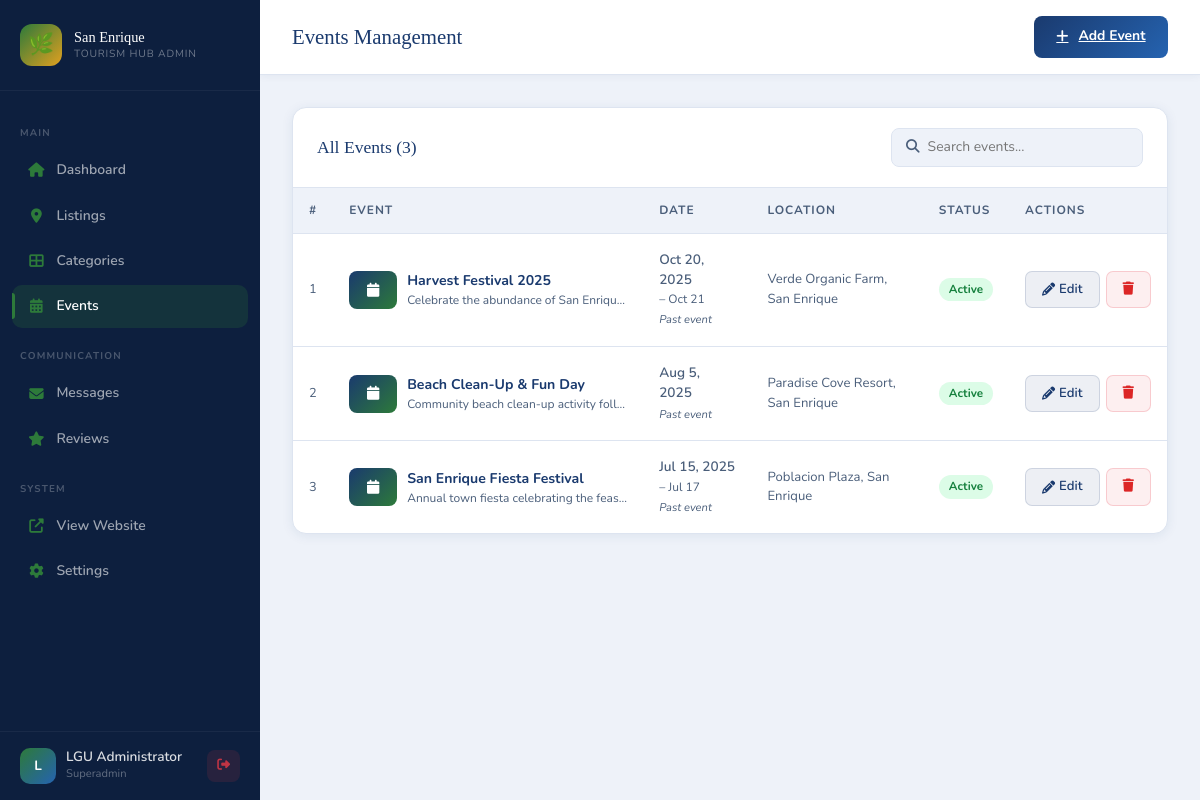
Page /admin/events.php (signed in) on the committed database.
### tables this page shows
CREATE TABLE IF NOT EXISTS events (
    id INT AUTO_INCREMENT PRIMARY KEY,
    title VARCHAR(200) NOT NULL,
    description TEXT,
    event_date DATE,
    end_date DATE,
    location VARCHAR(255),
    latitude DECIMAL(10, 8),
    longitude DECIMAL(11, 8),
    image VARCHAR(500),
    status ENUM('active','inactive') DEFAULT 'active',
    created_at TIMESTAMP DEFAULT CURRENT_TIMESTAMP
);

### includes/auth.php (called while the page is built, shortened)
<?php
function currentAdmin()
{
    return [
        'id' => $_SESSION['admin_id'] ?? null,
        'name' => $_SESSION['admin_name'] ?? '',
        'role' => $_SESSION['admin_role'] ?? '',
        'username' => $_SESSION['admin_username'] ?? ''
    ];
}
?>

### admin/events.php (the view, shortened to what this page needs)
<?php
$admin = currentAdmin();
$db = getDB();
$action = $_GET['action'] ?? 'list';
$events = $db->query("SELECT * FROM events ORDER BY event_date DESC")->fetch_all(MYSQLI_ASSOC);
?>
<!DOCTYPE html>
<html lang="en">
<head>
<link rel="stylesheet" href="https://cdnjs.cloudflare.com/ajax/libs/font-awesome/6.4.0/css/all.min.css">
<link href="https://cdn.jsdelivr.net/npm/bootstrap@5.3.0/dist/css/bootstrap.min.css" rel="stylesheet">
<link rel="stylesheet" href="../assets/css/admin.css">
</head>
<body>
<aside class="admin-sidebar" id="adminSidebar">
  <div class="sidebar-brand">
    <div class="brand-logo">🌿</div>
    <div><div class="brand-text">San Enrique</div><div class="brand-sub">Tourism Hub Admin</div></div>
  </div>
  <nav class="sidebar-nav">
    <div class="nav-section-label">Main</div>
    <a href="dashboard.php" class="admin-nav-link"><i class="fas fa-home"></i> Dashboard</a>
    <a href="listings.php" class="admin-nav-link"><i class="fas fa-map-marker-alt"></i> Listings</a>
    <a href="categories.php" class="admin-nav-link"><i class="fas fa-th-large"></i> Categories</a>
    <a href="events.php" class="admin-nav-link active"><i class="fas fa-calendar-alt"></i> Events</a>
    <div class="nav-section-label">Communication</div>
    <a href="messages.php" class="admin-nav-link">
      <i class="fas fa-envelope"></i> Messages
    </a>
    <a href="reviews.php" class="admin-nav-link"><i class="fas fa-star"></i> Reviews</a>
    <div class="nav-section-label">System</div>
    <a href="../index.php" target="_blank" class="admin-nav-link"><i class="fas fa-external-link-alt"></i> View Website</a>
    <a href="settings.php" class="admin-nav-link"><i class="fas fa-cog"></i> Settings</a>
  </nav>
  <div class="sidebar-footer">
    <div class="sidebar-user">
      <div class="user-avatar"><?= strtoupper(substr($admin['name'],0,1)) ?></div>
      <div><div class="user-name"><?= htmlspecialchars($admin['name']) ?></div><div class="user-role"><?= ucfirst($admin['role']) ?></div></div>
      <a href="logout.php" class="btn-logout"><i class="fas fa-sign-out-alt"></i></a>
    </div>
  </div>
</aside>
<div class="admin-content">
  <div class="admin-topbar">
    <div>
      <span class="topbar-title"><?= $action === 'list' ? 'Events Management' : ($action === 'add' ? 'Add New Event' : 'Edit Event') ?></span>
    </div>
    <div class="topbar-actions">
      <?php if ($action === 'list'): ?>
      <a href="?action=add" class="btn-admin-primary"><i class="fas fa-plus me-1"></i> Add Event</a>
      <?php else: ?>
      <a href="events.php" class="btn-admin-secondary"><i class="fas fa-arrow-left me-1"></i> Back</a>
      <?php endif; ?>
    </div>
  </div>
  <div class="admin-main">
    <?php if ($action === 'list'): ?>
    <div class="admin-table-wrap">
      <div class="admin-table-header">
        <div class="admin-table-title">All Events (<?= count($events) ?>)</div>
        <div class="admin-search">
          <i class="fas fa-search"></i>
          <input type="text" id="tableSearch" placeholder="Search events...">
        </div>
      </div>
      <?php if ($events): ?>
      <div style="overflow-x:auto;">
        <table class="admin-table" id="eventsTable">
          <thead>
            <tr>
              <th>#</th>
              <th>Event</th>
              <th>Date</th>
              <th>Location</th>
              <th>Status</th>
              <th>Actions</th>
            </tr>
          </thead>
          <tbody>
            <?php foreach ($events as $i => $ev):
              $isPast = strtotime($ev['event_date']) < time();
            ?>
            <tr>
              <td style="color:var(--text-muted);font-size:0.8rem;"><?= $i+1 ?></td>
              <td>
                <div style="display:flex;align-items:center;gap:10px;">
                  <?php if ($ev['image']): ?>
                  <img src="<?= htmlspecialchars($ev['image']) ?>" class="listing-thumb" alt="" onerror="this.style.display='none'">
                  <?php else: ?>
                  <div style="width:48px;height:38px;border-radius:8px;background:linear-gradient(135deg,var(--primary),var(--accent));display:flex;align-items:center;justify-content:center;color:white;">
                    <i class="fas fa-calendar"></i>
                  </div>
                  <?php endif; ?>
                  <div>
                    <div style="font-weight:700;font-size:0.88rem;color:var(--primary);"><?= htmlspecialchars($ev['title']) ?></div>
                    <div style="font-size:0.75rem;color:var(--text-muted);max-width:220px;overflow:hidden;text-overflow:ellipsis;white-space:nowrap;"><?= htmlspecialchars($ev['description']) ?></div>
                  </div>
                </div>
              </td>
              <td>
                <div style="font-size:0.85rem;font-weight:600;color:<?= $isPast ? 'var(--text-muted)' : 'var(--primary)' ?>;">
                  <?= date('M j, Y', strtotime($ev['event_date'])) ?>
                </div>
                <?php if ($ev['end_date'] && $ev['end_date'] !== $ev['event_date']): ?>
                <div style="font-size:0.75rem;color:var(--text-muted);">– <?= date('M j', strtotime($ev['end_date'])) ?></div>
                <?php endif; ?>
                <?php if ($isPast): ?>
                <span style="font-size:0.7rem;color:var(--text-muted);font-style:italic;">Past event</span>
                <?php endif; ?>
              </td>
              <td style="font-size:0.82rem;color:var(--text-muted);max-width:180px;">
                <?= htmlspecialchars($ev['location'] ?: '—') ?>
              </td>
              <td><span class="status-badge <?= $ev['status'] ?>"><?= ucfirst($ev['status']) ?></span></td>
              <td>
                <div style="display:flex;gap:6px;">
                  <a href="?action=edit&id=<?= $ev['id'] ?>" class="btn-admin-edit">
                    <i class="fas fa-pencil-alt"></i> Edit
                  </a>
                  <button onclick="confirmDeleteEvent(<?= $ev['id'] ?>, '<?= addslashes($ev['title']) ?>')" class="btn-admin-danger">
                    <i class="fas fa-trash"></i>
                  </button>
                </div>
              </td>
            </tr>
            <?php endforeach; ?>
          </tbody>
        </table>
      </div>
      <?php endif; ?>
    </div>
    <?php endif; ?>
  </div>
</div>
</body>
</html>

### rows in the picture
events: title "Harvest Festival 2025", description "Celebrate the abundance of San Enriqu…", event_date "Oct 20, 2025", end_date "Oct 21", shows "Past event", location "Verde Organic Farm, San Enrique", status "Active"
events: title "Beach Clean-Up & Fun Day", description "Community beach clean-up activity foll…", event_date "Aug 5, 2025", shows "Past event", location "Paradise Cove Resort, San Enrique", status "Active"
events: title "San Enrique Fiesta Festival", description "Annual town fiesta celebrating the feas…", event_date "Jul 15, 2025", end_date "Jul 17", shows "Past event", location "Poblacion Plaza, San Enrique", status "Active"

### other values in the picture
substr($admin['name'],0,1) "L"
$admin['name'] "LGU Administrator"
$admin['role'] "Superadmin"
count($events) "3"
